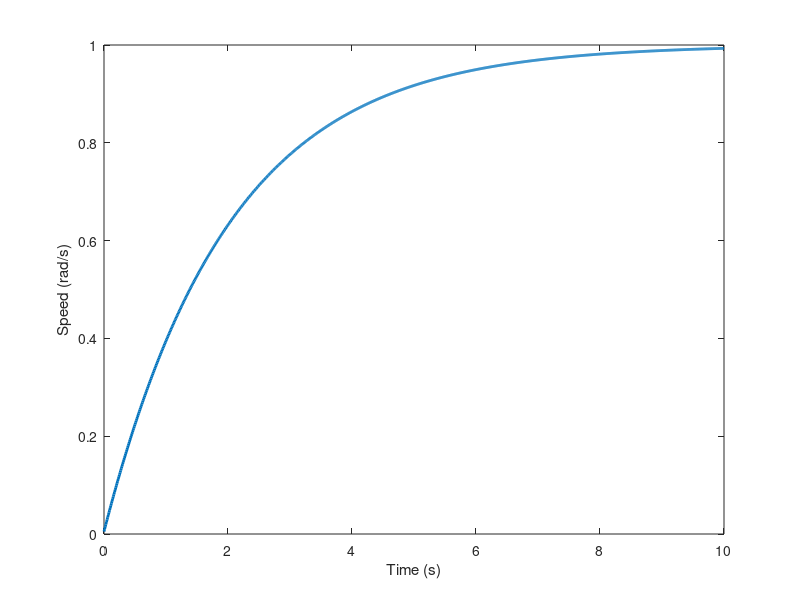

This chart was generated by the following MATLAB code:
% Define transfer function of the DC motor
% pkg load control

num = [0.05];
den = [1 0.05];
sys = tf(num, den);

% Define PID controller
Kp = 10;
Ki = 0.5;
Kd = 0.1;
C = pid(Kp, Ki, Kd);

% Combine the DC motor and PID controller
sys_cl = feedback(C * sys, 1);

% Define the input signal (step input)
t = 0:0.01:10;
u = ones(size(t));

% Simulate the closed-loop system
[y,t,x] = lsim(sys_cl, u, t);

% Plot the results
plot(t, y, 'LineWidth', 2);
xlabel('Time (s)');
ylabel('Speed (rad/s)');
